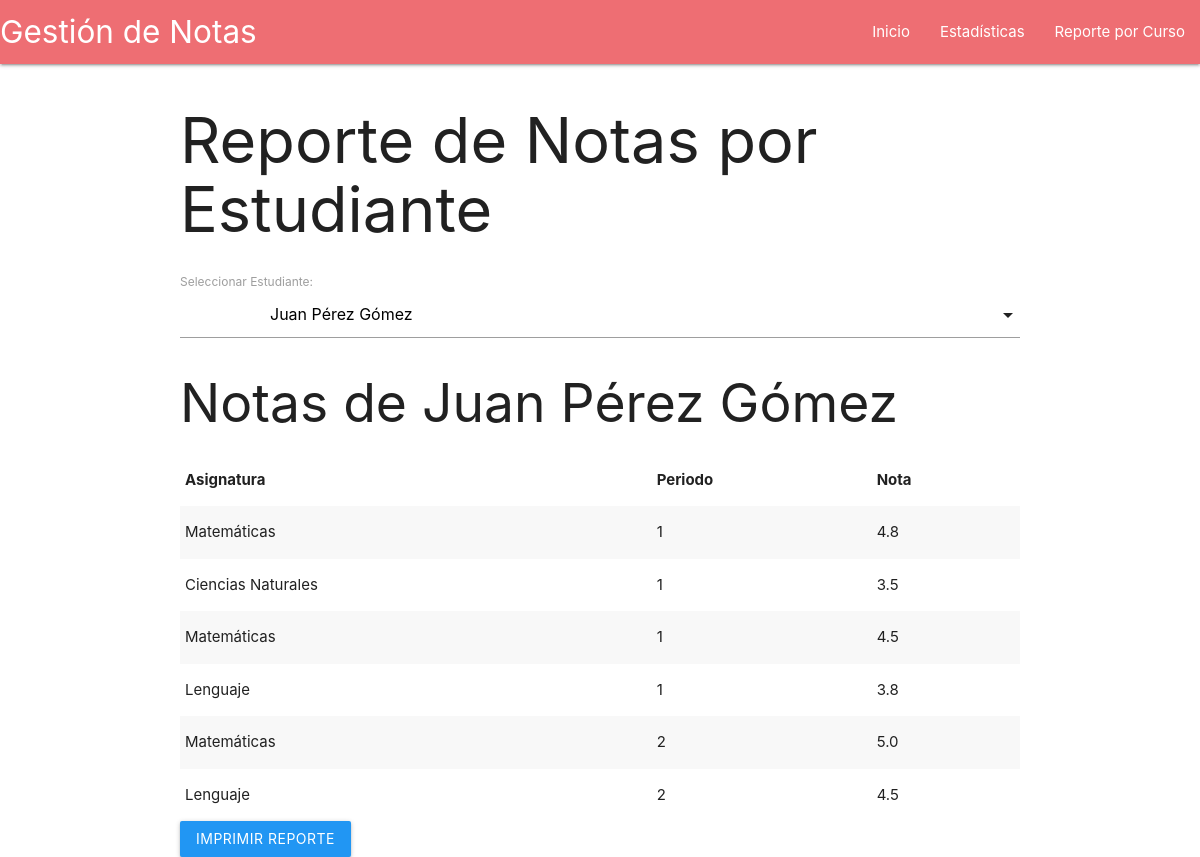
The app's page /reporte_estudiante.php?id_estudiante=1 with its own data.
### tables this page shows
CREATE TABLE `estudiantes` (
  `id_estudiante` int(11) NOT NULL,
  `nombre` varchar(100) NOT NULL,
  `apellido` varchar(100) NOT NULL,
  `grado` varchar(50) NOT NULL,
  `correo` varchar(100) DEFAULT NULL
);

CREATE TABLE `notas` (
  `id_nota` int(11) NOT NULL,
  `id_estudiante` int(11) NOT NULL,
  `id_asignatura` int(11) NOT NULL,
  `id_profesor` int(11) NOT NULL,
  `periodo` int(11) NOT NULL CHECK (`periodo` between 1 and 4),
  `nota` decimal(2,1) NOT NULL CHECK (`nota` between 1 and 5)
);

CREATE TABLE `asignaturas` (
  `id_asignatura` int(11) NOT NULL,
  `nombre` varchar(100) NOT NULL,
  `descripcion` text DEFAULT NULL
);

### reporte_estudiante.php (the view, shortened to what this page needs)
<?php
$servername = "localhost";
$username = "root";
$password = "";
$dbname = "gestion_notas";
$conn = new mysqli($servername, $username, $password, $dbname);
$id_estudiante_seleccionado = null;
$estudiante_nombre = "";
$notasResult = null;
if (isset($_GET['id_estudiante'])) {
    $id_estudiante_seleccionado = $_GET['id_estudiante'];
    $nombreEstudianteQuery = "SELECT nombre, apellido FROM estudiantes WHERE id_estudiante = ?";
    $stmt = $conn->prepare($nombreEstudianteQuery);
    $stmt->bind_param("i", $id_estudiante_seleccionado);
    $stmt->execute();
    $nombreEstudianteResult = $stmt->get_result();
    if ($nombreEstudianteResult->num_rows > 0) {
        $estudiante = $nombreEstudianteResult->fetch_assoc();
        $estudiante_nombre = $estudiante['nombre'] . ' ' . $estudiante['apellido'];
    }
    $notasQuery = "
        SELECT a.nombre AS nombre_asignatura, n.periodo, n.nota
        FROM notas n
        JOIN asignaturas a ON n.id_asignatura = a.id_asignatura
        WHERE n.id_estudiante = ?";
    $stmt = $conn->prepare($notasQuery);
    $stmt->bind_param("i", $id_estudiante_seleccionado);
    $stmt->execute();
    $notasResult = $stmt->get_result();
}
?>
<!DOCTYPE html>
<html lang="es">
<head>
    <link rel="stylesheet" href="https://cdnjs.cloudflare.com/ajax/libs/materialize/1.0.0/css/materialize.min.css">
</head>
<body>
<nav>
    <div class="nav-wrapper">
        <a href="#" class="brand-logo">Gestión de Notas</a>
        <ul id="nav-mobile" class="right hide-on-med-and-down">
            <li><a href="admin_dashboard.php">Inicio</a></li>
            <li><a href="estadisticas.php">Estadísticas</a></li>
            <li><a href="reporte_curso.php">Reporte por Curso</a></li>
        </ul>
    </div>
</nav>
<div class="container">
    <h1>Reporte de Notas por Estudiante</h1>
    <form action="" method="GET">
        <label for="id_estudiante">Seleccionar Estudiante:</label>
    </form>
    <?php if ($id_estudiante_seleccionado): ?>
        <h2>Notas de <?php echo htmlspecialchars($estudiante_nombre); ?></h2>
        <table class="striped">
            <thead>
                <tr>
                    <th>Asignatura</th>
                    <th>Periodo</th>
                    <th>Nota</th>
                </tr>
            </thead>
            <tbody>
                <?php if ($notasResult && $notasResult->num_rows > 0): ?>
                    <?php while ($nota = $notasResult->fetch_assoc()): ?>
                        <tr>
                            <td><?php echo htmlspecialchars($nota['nombre_asignatura']); ?></td>
                            <td><?php echo htmlspecialchars($nota['periodo']); ?></td>
                            <td><?php echo htmlspecialchars($nota['nota']); ?></td>
                        </tr>
                    <?php endwhile; ?>
                <?php else: ?>
                    <tr>
                        <td colspan="3">No se encontraron notas para este estudiante.</td>
                    </tr>
                <?php endif; ?>
            </tbody>
        </table>
        <button class="btn blue" onclick="window.print()">Imprimir Reporte</button>
    <?php endif; ?>
</div>
</body>
</html>

### records on screen
estudiantes: estudiante_nombre "Juan Pérez Gómez"
notas: id_asignatura.nombre "Matemáticas", periodo "1", nota "4.8"
notas: id_asignatura.nombre "Ciencias Naturales", periodo "1", nota "3.5"
notas: id_asignatura.nombre "Matemáticas", periodo "1", nota "4.5"
notas: id_asignatura.nombre "Lenguaje", periodo "1", nota "3.8"
notas: id_asignatura.nombre "Matemáticas", periodo "2", nota "5.0"
notas: id_asignatura.nombre "Lenguaje", periodo "2", nota "4.5"
